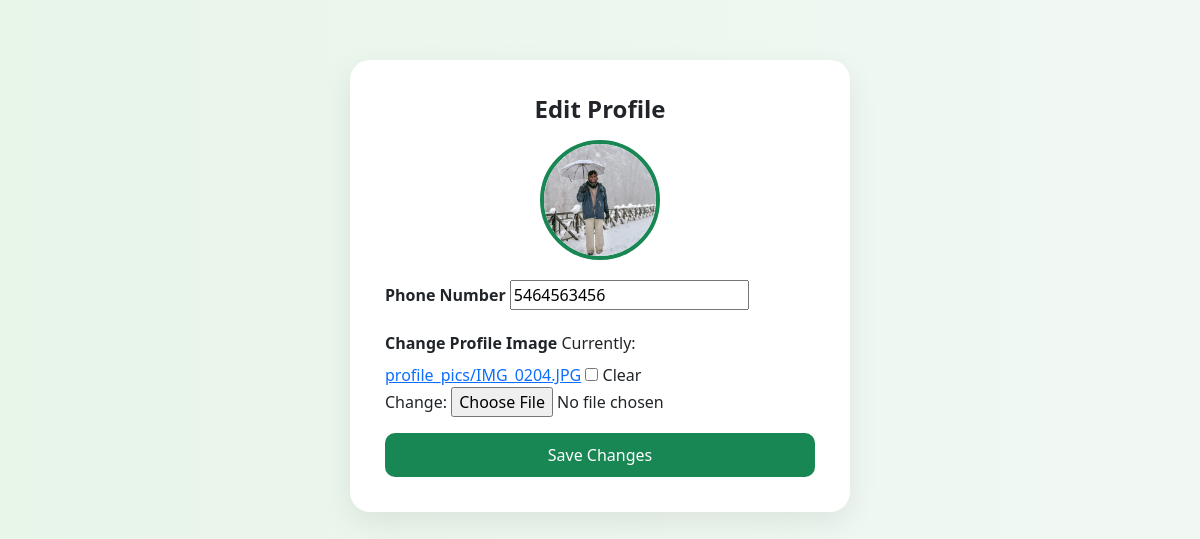
The app's page /edit-profile/ (signed in) with its own data.
### freshcut/models.py (models this page shows, shortened)
class User(AbstractUser):
    pass

class Profile(models.Model):
    user = models.OneToOneField(User, on_delete=models.CASCADE)
    phone = models.CharField(max_length=15, blank=True)
    image = models.ImageField(upload_to='profile_pics/', blank=True)

### freshcut/views.py (the view)
# urls.py: path('edit-profile/', views.edit_profile, name='edit_profile'),
@login_required
def edit_profile(request):
    profile, created = Profile.objects.get_or_create(user=request.user)
    if request.method == "POST":
        form = ProfileForm(request.POST, request.FILES, instance=profile)
        if form.is_valid():
            form.save()
            return redirect('profile')
    else:
        form = ProfileForm(instance=profile)
    return render(request, 'edit_profile.html', {'form': form})

### freshcut/forms.py
class ProfileForm(forms.ModelForm):
    class Meta:
        model = Profile
        fields = ['phone', 'image']

### freshcut/templates/edit_profile.html (shortened to what this page needs)
<!DOCTYPE html>
<html>
<head>
    <link href="https://cdn.jsdelivr.net/npm/bootstrap@5.3.2/dist/css/bootstrap.min.css" rel="stylesheet">
</head>
<body>
<div class="profile-card text-center">
    <h4 class="fw-bold mb-3">Edit Profile</h4>
    {% if user.profile.image %}
        <img id="previewImage" src="{{ user.profile.image.url }}" class="profile-img-preview">
    {% else %}
        <img id="previewImage" src="https://via.placeholder.com/120" class="profile-img-preview">
    {% endif %}
    <form method="POST" enctype="multipart/form-data">
        <div class="mb-3 text-start">
            <label class="form-label fw-semibold">Phone Number</label>
            {{ form.phone }}
        </div>
        <div class="mb-3 text-start">
            <label class="form-label fw-semibold">Change Profile Image</label>
            {{ form.image }}
        </div>
        <div class="d-grid">
            <button type="submit" class="btn-freshcut">Save Changes</button>
        </div>
    </form>
</div>
</body>
</html>

### freshcut/templates/edit_profile.html (style rules this page uses)
body { background: linear-gradient(to right, #e8f5e9, #f1f8f4); }
.profile-card { max-width: 500px; margin: 60px auto; padding: 35px; border-radius: 20px; background: #ffffff; box-shadow: 0 10px 30px rgba(0,0,0,0.08); }
.profile-img-preview { width:120px; height:120px; border-radius:50%; object-fit:cover; border:4px solid #198754; margin-bottom:20px; }
.btn-freshcut { background:#198754; color:white; border:none; border-radius:10px; padding:10px; font-weight:500; }

### records on screen
User: profile.image (picture)
Profile: phone "5464563456"
